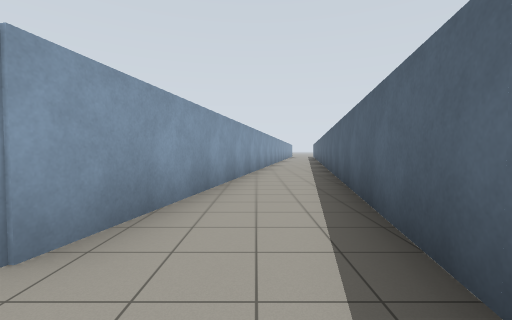
[1] (above)

21 first-person views from a walk through a world built for the Gazebo simulator. The camera is 1.2 m above the floor, tilts 2° down and sees 90° across. The lines on the ground mark 1 m squares. The floor is counted in squares, 2 m on a side. Each view is taken from the middle of a square. On the plan, view 1 faces up. The plan holds only what a view shows up to about 9 squares ahead; the rest is blank. The place goes on beyond the plan.

[2]
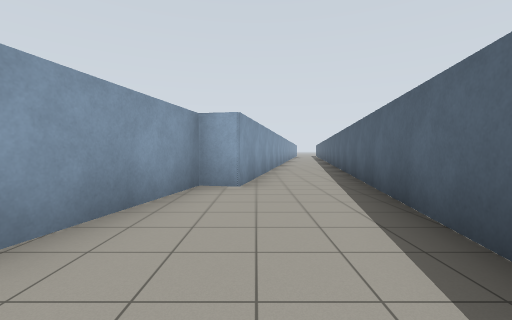

[3]
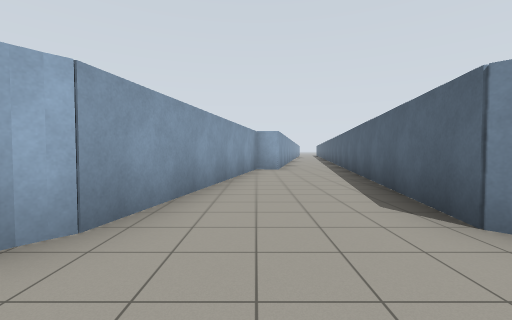

[4]
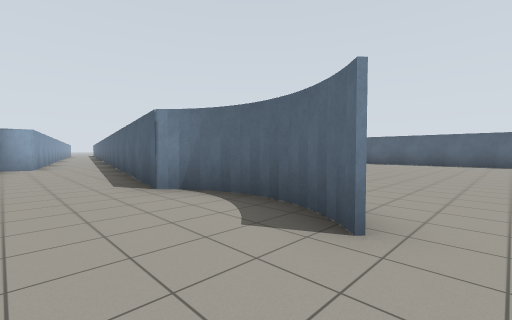

[5]
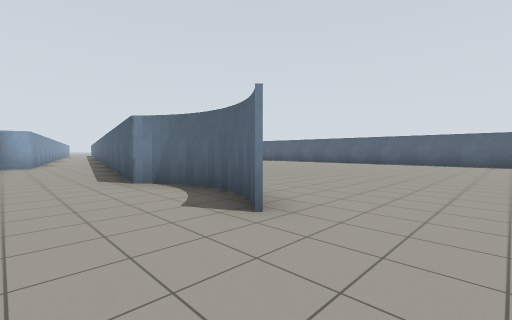

[6]
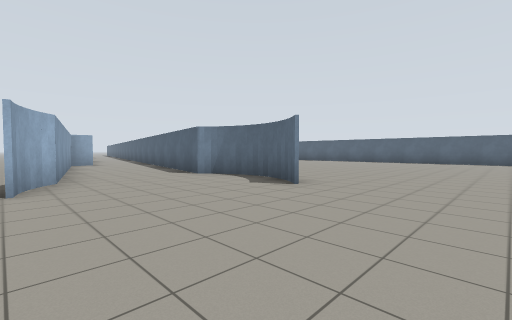

[7]
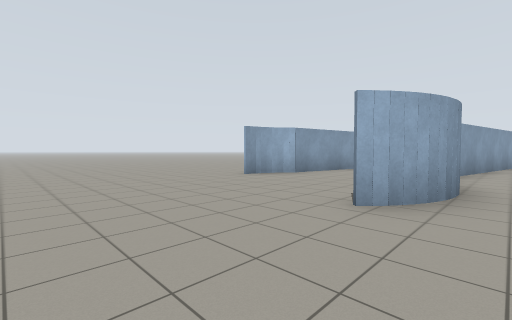

[8]
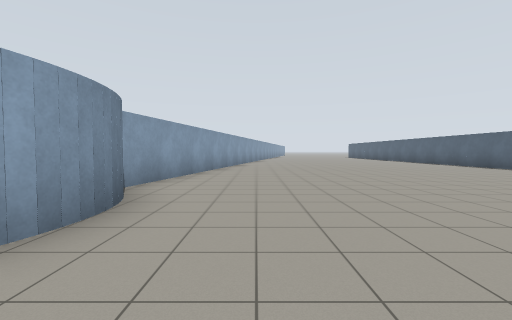

[9]
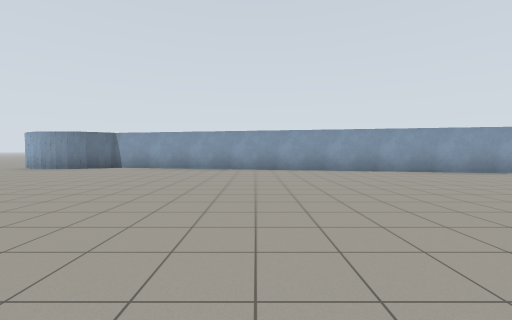

[10]
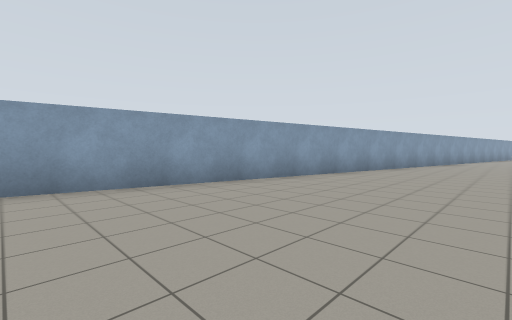

[11]
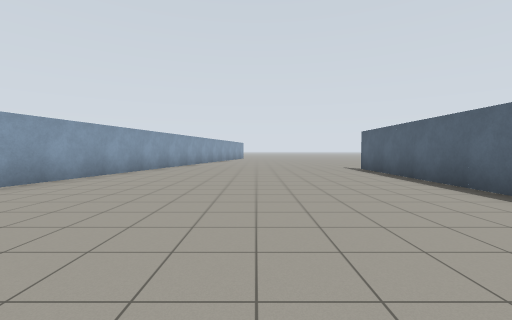

[12]
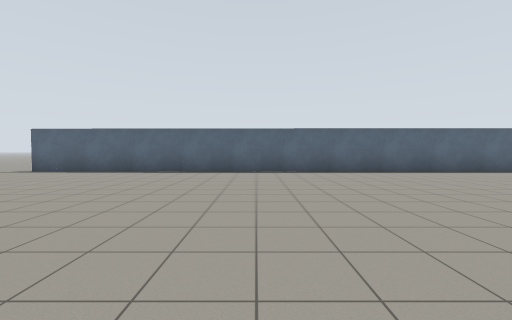

[13]
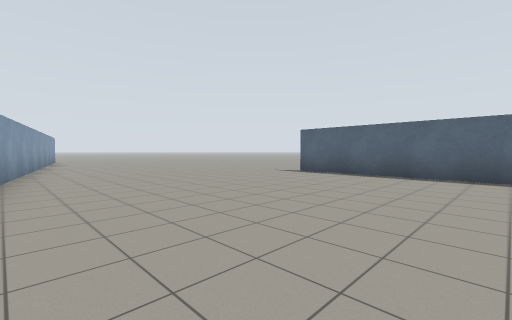

[14]
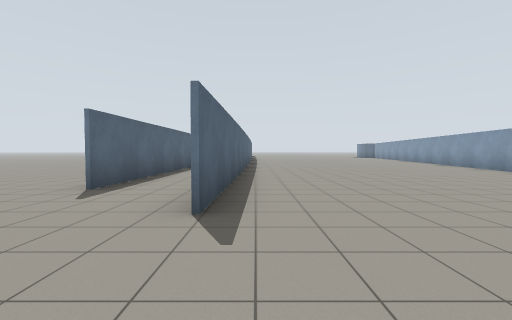

[15]
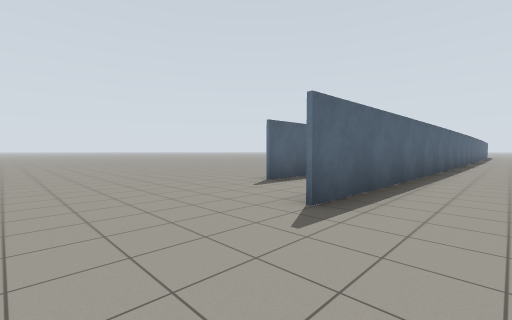

[16]
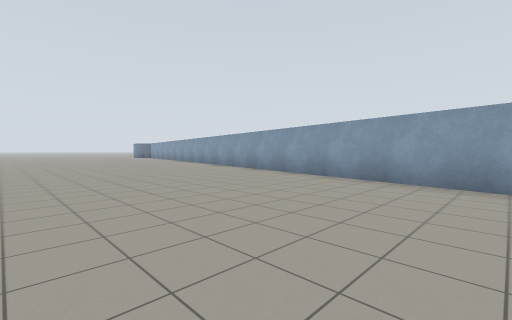

[17]
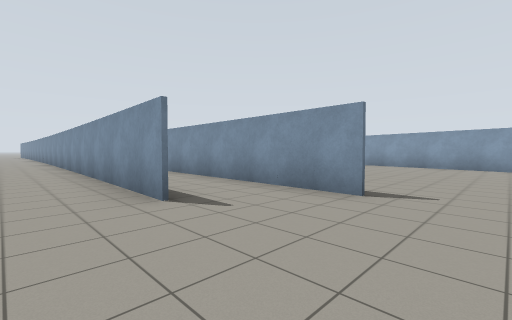

[18]
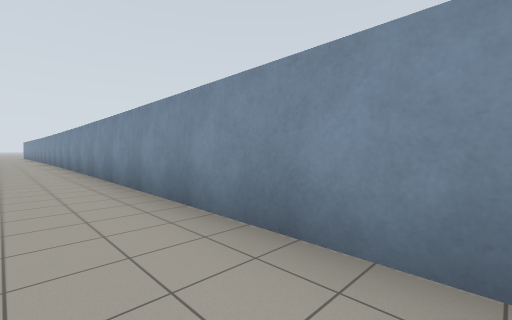

[19]
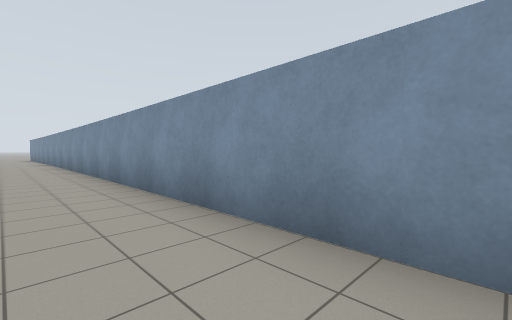

[20]
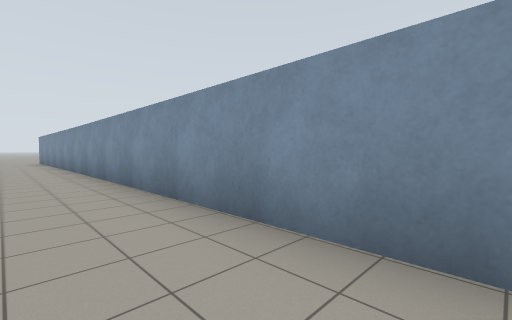

[21]
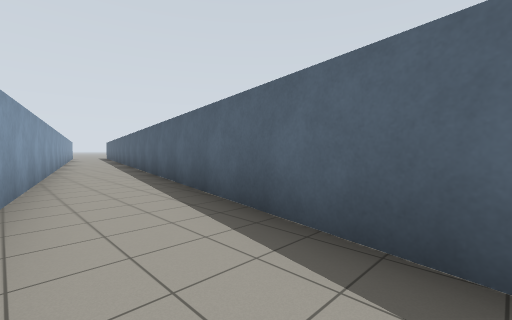

### Floor plan
Points are (right, up) in squares from view 1. A wall is a line through its corners. A room is listed if a view was taken in it or the views show most of it. See-through windows are left out.
Room 1 (views 1, 21)
walls: (-2, 1.4) (-2.5, -1.2); (0.4, -1.7) (1.5, 4.2); (-0.7, 4.5) (-1.3, 1.3)
ways out: opening at (-1, -1) to room 2; opening at (0, 5) to room 5
Room 2 (views 2, 3, 4, 5, 6, 7, 8, 9, 10, 11, 12, 13, 14, 15, 16, 17, 18)
walls: (10.2, 0.6) (10.5, 14.6); (10.2, -0.7) (10.2, 0); (-2.5, -1.2) (-3.3, -5.1) (-3.6, -5.6); (0.1, -5.4) (-0.3, -5.1) (0.4, -1.7); (0.2, -5.5) (0.5, -6.2) (0.5, -6.9) (0.3, -7.6) (0, -8); (0.4, -5.9) (0.5, -6.5) (0.5, -7.1); (0.4, -7.1) (0.4, -6.4); (0.1, -8) (-0.3, -8.4); (-0.2, -8.2) (0.2, -7.7); (-3.6, -5.5) (-3.8, -5.9); (-3.7, -5.8) (-3.9, -6.2); (10.4, -10) (10.4, -8.7); (12.6, 13.1) (12.5, 9.4); (10.6, 14.7) (10.5, 12.5); (4.2, 17.5) (-0.2, -4.9)
ways out: opening at (-1, -1) to room 1; opening at (14, 9) to room 3; opening at (-5, -6); opening at (12, 12)
Room 3 (views 19, 20)
walls: (12.5, -1.8) (12.5, -10.4); (12.5, 9.4) (12.3, -1.9)
ways out: opening at (14, 9) to room 2
Room 4 (no view inside)
walls: (2.6, 9.3) (3.4, 13.5); (1.5, 15.4) (0.3, 9.6)
ways out: opening at (1, 10) to room 5; opening at (2, 15)
Room 5 (no view inside)
walls: (0.3, 9.6) (-0.7, 4.5); (1.5, 4.2) (2.6, 9.3)
ways out: opening at (0, 5) to room 1; opening at (1, 10) to room 4

Positions as (right, up) in squares from view 1, and headings:
1: (0, 0), facing up
2: (-1, -3), facing up
3: (-2, -7), facing up
4: (-2, -9), facing up-right
5: (-2, -10), facing up-right
6: (-4, -11), facing up-right
7: (1, -11), facing up-left
8: (2, -9), facing up
9: (9, 0), facing left
10: (6, 3), facing up-left
11: (7, 6), facing up
12: (3, 8), facing right
13: (4, 10), facing up-right
14: (10, 17), facing down
15: (9, 17), facing down-right
16: (9, 17), facing down-left
17: (14, 16), facing down-left
18: (14, 12), facing down-left
19: (14, 6), facing down-left
20: (14, 1), facing down-left
21: (0, 4), facing up-right
